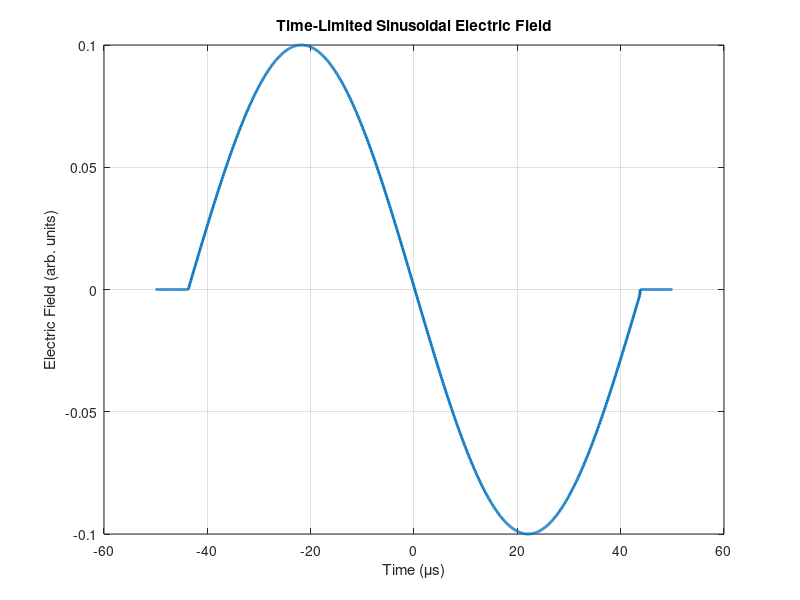

The MATLAB source for this figure:
E0_stark = 0.1; % Amplitude of the field
omega = 2 * pi * 11.4e3; % Frequency (rad/s)
t = linspace(-50e-6, 50e-6, 1000); % Time vector

E_stark = (t > -43.7e-6 & t < 43.7e-6) .* (E0_stark * sin(omega * (t + 43.7e-6)));

plot(t * 1e6, E_stark, 'LineWidth', 2); % Time in microseconds
xlabel('Time (\mus)');
ylabel('Electric Field (arb. units)');
title('Time-Limited Sinusoidal Electric Field');
grid on;